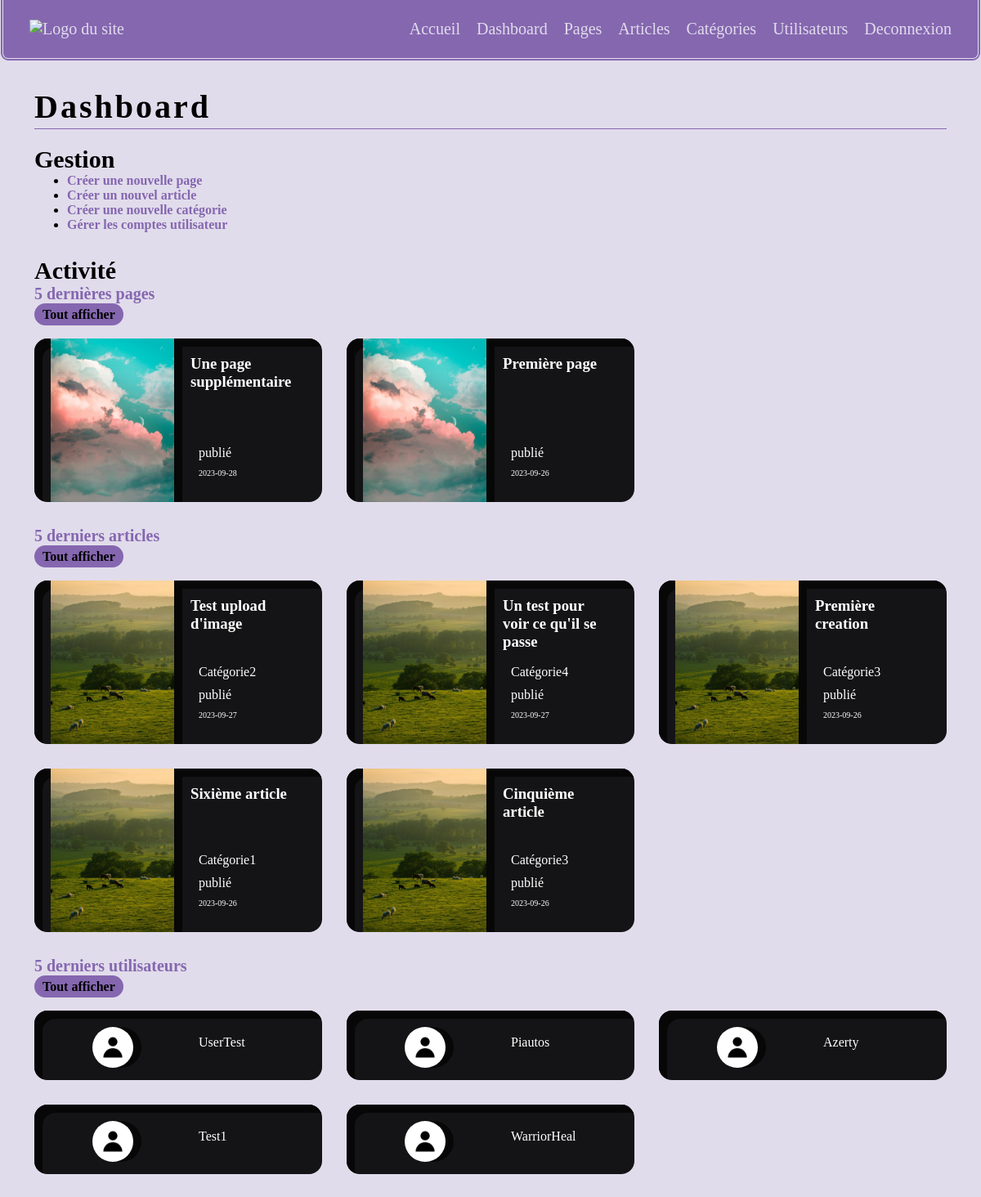
Page /admin/dashboard.php (signed in) on the committed database.
### tables this page shows
CREATE TABLE IF NOT EXISTS `pages` (
  `id_page` int NOT NULL AUTO_INCREMENT,
  `titre_page` varchar(100) NOT NULL,
  `image_page` varchar(100) NOT NULL,
  `contenu_page` text NOT NULL,
  `date_page` date NOT NULL,
  `statut_page` varchar(100) NOT NULL COMMENT 'brouillon, en attente ou publié',
  PRIMARY KEY (`id_page`)
);

CREATE TABLE IF NOT EXISTS `articles` (
  `id_article` int NOT NULL AUTO_INCREMENT,
  `titre_article` varchar(100) NOT NULL,
  `image_article` varchar(100) NOT NULL,
  `contenu_article` text NOT NULL,
  `date_article` date NOT NULL,
  `categorie_article` varchar(100) NOT NULL,
  `statut_article` varchar(100) NOT NULL COMMENT 'brouillon, en attente ou publié',
  PRIMARY KEY (`id_article`)
);

CREATE TABLE IF NOT EXISTS `users` (
  `id_user` int NOT NULL AUTO_INCREMENT,
  `nom_user` varchar(100) NOT NULL,
  `prenom_user` varchar(100) NOT NULL,
  `mail_user` varchar(100) NOT NULL,
  `pseudo_user` varchar(100) NOT NULL,
  `pass_user` varchar(255) NOT NULL,
  `avatar_user` varchar(255) NOT NULL,
  `niveau_compte` varchar(50) NOT NULL,
  PRIMARY KEY (`id_user`)
);

### admin/dashboard.php (the view, shortened to what this page needs)
<?php
$statutclass = '';
?>
<!DOCTYPE html>
<html lang="fr">
<head>
    <link rel="stylesheet" href="../css/global.css">
</head>
<body>
<!DOCTYPE html>
<html lang="fr">
<head>
    <link rel="stylesheet" href="css/global.css">
</head>
<body>
    <?php include_once "../modules/headeradmin.php" ?>
    <main>
        <?php
            if(!empty($_SESSION['niveau'])){
                if($_SESSION['niveau'] == "admin" || $_SESSION['niveau'] == "moderateur" ){
                    require_once "connect.php";
        ?>
            <h1 class="header">Dashboard</h1>
            <article class="margin-b">
                <h2 class="header1">Gestion</h2>
                <ul>
                    <li><a href="newpage.php">Créer une nouvelle page</a></li>
                    <li><a href="newarticle.php">Créer un nouvel article</a></li>
                    <li><a href="newcategorie.php">Créer une nouvelle catégorie</a></li>
                    <li><a href="listeutilisateurs.php">Gérer les comptes utilisateur</a></li>
                </ul>
            </article>
            <section>
                <h2 class="header1">Activité</h2>
                <h3 class="header2">5 dernières pages</h3>
                <a class="button" href="listepages.php">Tout afficher</a>
                <article class="display margin-b">
                    <?php
                        $data = $db->prepare("SELECT id_page, titre_page, image_page, date_page, statut_page FROM pages ORDER BY id_page DESC LIMIT 5;");
                        $data->execute();
                        $results = $data->fetchAll();
                        foreach($results as $result){
                            ?>
                                <div class="item">
                                    <img src="../<?= $result['image_page']?>" alt="<?= $result['titre_page']?>">
                                    <div>
                                        <h3><?= $result['titre_page']?></h3>
                                        <div>
                                            <p class="<?= $statutclass?>"><?= $result['statut_page']?></p>
                                            <p class="small"><?= $result['date_page']?></p>
                                        </div>
                                    </div>
                                </div>
                        <?php
                        }
                        ?>
                </article>
                <h3 class="header2">5 derniers articles</h3>
                <a class="button" href="listearticles.php">Tout afficher</a>
                <article class="display margin-b">
                    <?php
                        $data = $db->prepare("SELECT id_article, titre_article, image_article, date_article, categorie_article, statut_article FROM articles ORDER BY id_article DESC LIMIT 5;");
                        $data->execute();
                        $results = $data->fetchAll();
                        foreach($results as $result){
                            ?>
                                <div class="item">
                                    <img src="../<?= $result['image_article']?>" alt="<?= $result['titre_article']?>">
                                    <div>
                                        <h3><?= $result['titre_article']?></h3>
                                        <div>
                                            <p><?= $result['categorie_article']?></p>
                                            <p class="<?= $statutclass?>"><?= $result['statut_article']?></p>
                                            <p class="small"><?= $result['date_article']?></p>
                                        </div>
                                    </div>
                                </div>
                        <?php
                        }
                        ?>
                </article>
                <h3 class="header2">5 derniers utilisateurs</h3>
                <a class="button" href="listeutilisateurs.php">Tout afficher</a>
                <article class="display">
                    <?php
                        $data = $db->prepare("SELECT id_user, pseudo_user, avatar_user FROM users ORDER BY id_user DESC LIMIT 5;");
                        $data->execute();
                        $results = $data->fetchAll();
                        foreach($results as $result){
                            ?>
                                <div class="item">
                                    <img class="avatar small" src="../<?= $result['avatar_user']?>" alt="<?= $result['pseudo_user']?>">
                                    <p><?= $result['pseudo_user']?></p>
                                </div>
                        <?php
                        }
                        ?>
                </article>
            </section>
        <?php
                }
        ?>
        <?php
            }
        ?>
    </main>
</body>
</html>
</body>
</html>

### modules/headeradmin.php (shortened to what this page needs)
<?php
$deco = null;
if(isset($_SESSION['token'])){
    $deco = "<li><a href='../index.php?logout=true'>Deconnexion</a></li>";
}
?>
<header>
    <a href="index.php"><img src="" alt="Logo du site"></a>
    <nav>
        <ul>
            <li><a href="../index.php">Accueil</a></li>
            <?php
                if(isset($_SESSION['niveau'])){
                    if($_SESSION['niveau'] == 'admin' || $_SESSION['niveau'] == 'moderateur'){
                        ?>
                <li><a href="../admin/dashboard.php">Dashboard</a></li>
                <li><a href="../admin/listepages.php">Pages</a></li>
                <li><a href="../admin/listearticles.php">Articles</a></li>
                <li><a href="../admin/listecategories.php">Catégories</a></li>
                <li><a href="../admin/listeutilisateurs.php">Utilisateurs</a></li>
            <?php
                    }
                }
            ?>
            <?= $deco?>
        </ul>
    </nav>
</header>

### css/global.css (style rules this page uses)
:root { --background:#141416; --backgroundshadow:#070707; --backgroundfont:#fff; --highlight:#8567b0; --cardinner:#e1dceb; --card:#e1dceb; --cardfont:#000000 }
* { margin:0; font-family: calibri, serif; }
a { text-decoration: none; color:var(--highlight); font-weight: 900; }
img { width:100% }
body { background:var(--card); max-width:1200px; margin:auto }
header { background-color: var(--highlight); display:flex; justify-content: space-between; border-radius:0 0 10px 10px; padding:1.5rem 2rem; border:4px double var(--card); border-top:0 }
header img { width:100px }
header ul { padding:0; margin:0; list-style: none; display:flex; gap:20px; }
header a { color:var(--card); font-weight:100; font-size:20px }
p { margin:10px }
h1 { color:var(--highlight) }
main { background:var(--cardinner); border-top:0; color:var(--cardfont); margin:0 10px 10px 10px; border-radius:0 0 5px 5px; padding:2rem; }
a.button { text-decoration: none; background:var(--highlight); color:#000000; padding:5px 10px; font-weight: 900; border-radius:1rem }
.small { font-size:10px }
.header { color:var(--cardfont); font-size:40px; letter-spacing: 3px; border-bottom:1px solid var(--highlight); padding-bottom:3px; margin-bottom:20px; }
.header1 { color:var(--cardfont); font-size:30px; }
.header2 { color:var(--highlight); font-size:20px; margin-bottom:5px; }
.margin-b { margin-bottom:30px!important }
.display { display:grid; grid-template-columns: repeat(3, 2fr); gap: 30px; margin:20px 0px; border-radius:1rem; }
.display .item { display:grid; color:var(--backgroundfont); gap: 10px; grid-template-columns: repeat(2, 1fr); padding:0 20px; border-radius:1rem; background:var(--background); box-shadow:inset 10px 10px 0 var(--backgroundshadow) }
.display .item > div, .display .item > p { padding:20px 10px; display:flex; flex-direction: column; justify-content: space-between; }
.display .item img { height:200px; width:100%; box-shadow:10px 0 0 var(--backgroundshadow); object-fit:cover; }
.avatar { max-width:200px!important; max-height:200px!important; min-width:200px!important; min-height:200px!important; object-fit: cover; border-radius:10rem }
.avatar.small { max-width:50px!important; max-height:50px!important; min-width:50px!important; min-height:50px!important; box-shadow:none; }
.display .avatar.small { margin:20px auto 15px auto; }

### rows in the picture
pages: image_page (picture), titre_page "Une page supplémentaire", statut_page "publié", date_page "2023-09-28"
pages: image_page (picture), titre_page "Première page", statut_page "publié", date_page "2023-09-26"
articles: image_article (picture), titre_article "Test upload d'image", categorie_article "Catégorie2", statut_article "publié", date_article "2023-09-27"
articles: image_article (picture), titre_article "Un test pour voir ce qu'il se passe", categorie_article "Catégorie4", statut_article "publié", date_article "2023-09-27"
articles: image_article (picture), titre_article "Première creation", categorie_article "Catégorie3", statut_article "publié", date_article "2023-09-26"
articles: image_article (picture), titre_article "Sixième article", categorie_article "Catégorie1", statut_article "publié", date_article "2023-09-26"
articles: image_article (picture), titre_article "Cinquième article", categorie_article "Catégorie3", statut_article "publié", date_article "2023-09-26"
users: avatar_user (picture), pseudo_user "UserTest"
users: avatar_user (picture), pseudo_user "Piautos"
users: avatar_user (picture), pseudo_user "Azerty"
users: avatar_user (picture), pseudo_user "Test1"
users: avatar_user (picture), pseudo_user "WarriorHeal"
